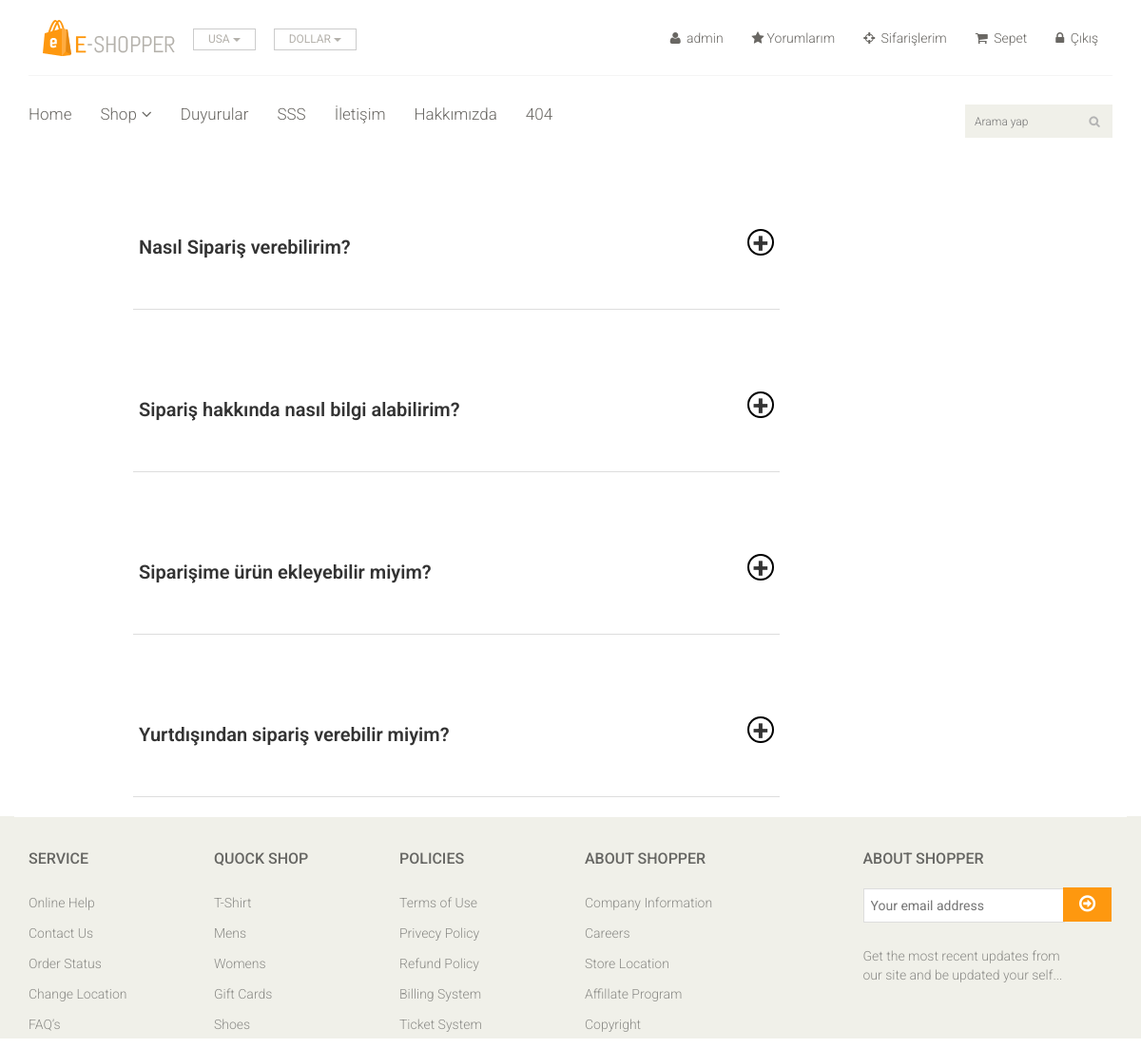
The app's page /faq/ (signed in) with its own data.
### home/models.py (models this page shows, shortened)
class FAQ(models.Model):
    STATUS = (
        ('True', 'Evet'),
        ('False', 'Hayır'),
    )
    order_number = models.IntegerField()
    question = models.CharField(max_length=150)
    answer = models.TextField()
    status = models.CharField(max_length=10, choices=STATUS)
    create_at = models.DateTimeField(auto_now_add=True)
    update_at = models.DateTimeField(auto_now=True)

### home/views.py (the view)
# urls.py: path(r'faq/', views.faq, name='faq'),
def faq(request):
    category = Category.objects.all()
    permision = 0;
    faq = FAQ.objects.all()
    context = {
        'faq': faq,
        'category': category,
        'permision': permision,
    }
    return render(request, 'faq.html', context)

### home/templates/faq.html (shortened to what this page needs)
{% extends "homebase.html" %}
{%  block body %}
  </head>
          {% for foo in faq %}
    <div class="accordion">
      <div class="accordion-item">
        <div class="item-header">
          <h1 class="title">{{ foo.question }}</h1>
          <div class="icon">+</div>
        </div>
      </div>
    </div>
   {% endfor %}
{% endblock %}

### home/templates/header.html (shortened to what this page needs)
    {% load static %}
<link rel="stylesheet" href="https://ajax.googleapis.com/ajax/libs/jqueryui/1.11.4/themes/smoothness/jquery-ui.css">
{% include 'css_files.html' %}
    <header >
    <div class="header-middle">
			<div class="container">
				<div class="row">
					<div class="col-md-4 clearfix">
						<div class="logo pull-left">
							<a href="/index"><img src="{% static 'images/home/logo.png' %}"  alt="" /></a>
						</div>
						<div class="btn-group pull-right clearfix">
							<div class="btn-group">
								<button type="button" class="btn btn-default dropdown-toggle usa" data-toggle="dropdown">
									USA
									<span class="caret"></span>
								</button>
							</div>
							<div class="btn-group">
								<button type="button" class="btn btn-default dropdown-toggle usa" data-toggle="dropdown">
									DOLLAR
									<span class="caret"></span>
								</button>
							</div>
						</div>
					</div>
					<div class="col-md-8 clearfix">
						<div class="shop-menu clearfix pull-right">
							<ul class="nav navbar-nav">
                                {% if user.id is not None %}
								<li><a href="/user"><i class="fa fa-user"></i> {{user.username}}</a></li>
								<li><a href="/user/comments"><i class="fa fa-star"></i>Yorumlarım</a></li>
								<li><a href="/user/userorders"><i class="fa fa-crosshairs"></i> Sifarişlerim</a></li>
								<li><a href="/shopcart"><i class="fa fa-shopping-cart"></i> Sepet  {{ request.session.cart_items }} </a></li>
                                <li><a href="/logout"><i class="fa fa-lock"></i> Çıkış </a>   </li>
                            {% else %}
								<li><a href="/login"><i class="fa fa-lock"></i> Giriş</a></li>
                                <li><a href="/singup"><i class="fa fa-sign-in" aria-hidden="true"></i>Kayıt</a></li>
                            {% endif %}
							</ul>
						</div>
					</div>
				</div>
			</div>
		</div>
        <div class="header-bottom">
            <div class="container">
                <div class="row">
                    <div class="col-sm-9">
                        <div class="mainmenu pull-left">
                            <ul class="nav navbar-nav collapse navbar-collapse">
                                <li><a href="/">Home</a></li>
                                <li class="dropdown"><a href="#">Shop<i class="fa fa-angle-down"></i></a>
                                                    {% load mptt_tags %}
                                </li>
                                <li class="dropdown"><a href="/content">Duyurular</a>
                                </li>
                                <li><a href="/faq">SSS</a></li>
                                <li><a href="/contact-us">İletişim</a></li>
                                <li><a href="/about">Hakkımızda</a></li>
                                <li><a href="/404h">404</a></li>
                            </ul>
                        </div>
                    </div>
                 <div class="col-sm-3">
                        <div class="search_box pull-right">
                            <form action="/search/" method="post">
                            <input id="query " name="query" type="text" placeholder="Arama yap"/>
                                </form>
                        </div>
                    </div>
                </div>
            </div>
        </div>
    </header>

### home/static/css/main.css (style rules this page uses)
body { font-family: 'Roboto', sans-serif; position: relative; font-weight: 400px; }
ul li { list-style: none; }
a { -webkit-transition: 300ms; transition: 300ms; }
h1, h2, h3, h4, h5, h6 { font-family: 'Roboto', sans-serif; }
.header-middle .container .row { border-bottom: 1px solid #f5f5f5; margin-left: 0; margin-right: 0; padding-bottom: 20px; padding-top: 20px; }
.usa { border-radius: 0; color: #B4B1AB; font-size: 12px; margin-right: 20px; padding: 2px 15px; margin-top: 10px; }
.shop-menu ul li { display: inline-block; padding-left: 15px; padding-right: 15px; }
.shop-menu ul li:last-child { padding-right: 0; }
.shop-menu ul li a { background: #FFFFFF; color: #696763; font-family: 'Roboto', sans-serif; font-size: 14px; font-weight: 300; padding: 0; padding-right: 0; margin-top: 10px; }
.shop-menu ul li a i { margin-right: 3px; }
.header-bottom { padding-bottom: 30px; padding-top: 30px; }
.navbar-collapse.collapse { padding-left: 0; }
.mainmenu ul li { padding-right: 15px; padding-left: 15px; }
.mainmenu ul li:first-child { padding-left: 0px; }
.mainmenu ul li a { color: #696763; font-family: 'Roboto', sans-serif; font-size: 17px; font-weight: 300; padding: 0; padding-bottom: 10px; }
.search_box input { background: #F0F0E9; border: medium none; color: #B2B2B2; font-family: 'roboto'; font-size: 12px; font-weight: 300; height: 35px; outline: medium none; padding-left: 10px; width: 155px; background-image: url(../images/home/searchicon.png); background-repeat: no-repeat; background-position: 130px; }
.fa-angle-down { padding-left: 5px; }

### home/templates/faq.html (style rules this page uses)
.accordion { max-width: 60%; padding: 20px; margin-left: 10%; }
.accordion-item { border-bottom: 1px solid #ddd; padding: 20px 0; }
.item-header { padding: 14px 6px; display: flex; align-items: center; justify-content: space-between; cursor: pointer; }
.title { font-size: 20px; font-weight: 600; }
.icon { width: 28px; height: 28px; border: 2px solid #000; border-radius: 50%; text-align: center; font-size: 30px; font-weight: 700; line-height: 25px; }

### records on screen
FAQ: question "Nasıl Sipariş verebilirim?"
FAQ: question "Sipariş hakkında nasıl bilgi alabilirim?"
FAQ: question "Siparişime ürün ekleyebilir miyim?"
FAQ: question "Yurtdışından sipariş verebilir miyim?"

### other values on screen
{{ user.username }} "admin"
